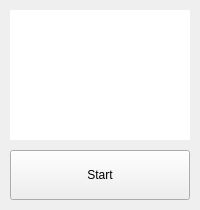
<?xml version="1.0" encoding="UTF-8"?>
<ui version="4.0">
 <class>MainWindow</class>
 <widget class="QMainWindow" name="MainWindow">
  <property name="geometry">
   <rect>
    <x>0</x>
    <y>0</y>
    <width>200</width>
    <height>210</height>
   </rect>
  </property>
  <property name="windowTitle">
   <string>MainWindow</string>
  </property>
  <widget class="QWidget" name="centralwidget">
   <widget class="QPushButton" name="tickButton">
    <property name="geometry">
     <rect>
      <x>10</x>
      <y>150</y>
      <width>180</width>
      <height>50</height>
     </rect>
    </property>
    <property name="text">
     <string>Start</string>
    </property>
   </widget>
   <widget class="QGraphicsView" name="graphicsView">
    <property name="geometry">
     <rect>
      <x>10</x>
      <y>10</y>
      <width>180</width>
      <height>130</height>
     </rect>
    </property>
    <property name="layoutDirection">
     <enum>Qt::LeftToRight</enum>
    </property>
    <property name="frameShape">
     <enum>QFrame::NoFrame</enum>
    </property>
    <property name="backgroundBrush">
     <brush brushstyle="NoBrush">
      <color alpha="0">
       <red>0</red>
       <green>0</green>
       <blue>0</blue>
      </color>
     </brush>
    </property>
   </widget>
  </widget>
 </widget>
 <resources/>
 <connections/>
</ui>
